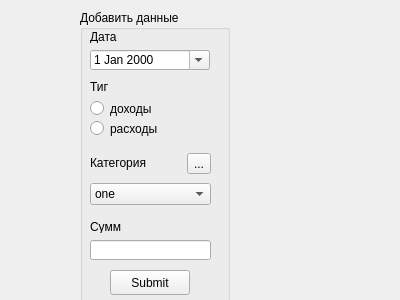
<?xml version="1.0" encoding="UTF-8"?>
<ui version="4.0">
 <class>AddDataForm</class>
 <widget class="QWidget" name="AddDataForm">
  <property name="geometry">
   <rect>
    <x>0</x>
    <y>0</y>
    <width>400</width>
    <height>300</height>
   </rect>
  </property>
  <property name="windowTitle">
   <string>Form</string>
  </property>
  <widget class="QGroupBox" name="groupBox">
   <property name="geometry">
    <rect>
     <x>80</x>
     <y>10</y>
     <width>150</width>
     <height>349</height>
    </rect>
   </property>
   <property name="minimumSize">
    <size>
     <width>150</width>
     <height>0</height>
    </size>
   </property>
   <property name="maximumSize">
    <size>
     <width>150</width>
     <height>16777215</height>
    </size>
   </property>
   <property name="title">
    <string>Добавить данные</string>
   </property>
   <widget class="QLabel" name="dateLabel">
    <property name="geometry">
     <rect>
      <x>10</x>
      <y>20</y>
      <width>120</width>
      <height>13</height>
     </rect>
    </property>
    <property name="sizePolicy">
     <sizepolicy hsizetype="Minimum" vsizetype="Fixed">
      <horstretch>0</horstretch>
      <verstretch>0</verstretch>
     </sizepolicy>
    </property>
    <property name="minimumSize">
     <size>
      <width>120</width>
      <height>0</height>
     </size>
    </property>
    <property name="maximumSize">
     <size>
      <width>120</width>
      <height>16777215</height>
     </size>
    </property>
    <property name="text">
     <string>Дата</string>
    </property>
   </widget>
   <widget class="QDateEdit" name="addDateEditField">
    <property name="geometry">
     <rect>
      <x>10</x>
      <y>40</y>
      <width>120</width>
      <height>20</height>
     </rect>
    </property>
    <property name="sizePolicy">
     <sizepolicy hsizetype="Fixed" vsizetype="Fixed">
      <horstretch>0</horstretch>
      <verstretch>0</verstretch>
     </sizepolicy>
    </property>
    <property name="maximumSize">
     <size>
      <width>120</width>
      <height>16777215</height>
     </size>
    </property>
    <property name="calendarPopup">
     <bool>true</bool>
    </property>
   </widget>
   <widget class="QLabel" name="typeLabel">
    <property name="geometry">
     <rect>
      <x>10</x>
      <y>70</y>
      <width>18</width>
      <height>13</height>
     </rect>
    </property>
    <property name="sizePolicy">
     <sizepolicy hsizetype="Fixed" vsizetype="Fixed">
      <horstretch>0</horstretch>
      <verstretch>0</verstretch>
     </sizepolicy>
    </property>
    <property name="text">
     <string>Тип</string>
    </property>
   </widget>
   <widget class="QRadioButton" name="incomesRadioButton">
    <property name="geometry">
     <rect>
      <x>10</x>
      <y>90</y>
      <width>63</width>
      <height>17</height>
     </rect>
    </property>
    <property name="sizePolicy">
     <sizepolicy hsizetype="Fixed" vsizetype="Fixed">
      <horstretch>0</horstretch>
      <verstretch>0</verstretch>
     </sizepolicy>
    </property>
    <property name="text">
     <string>доходы</string>
    </property>
   </widget>
   <widget class="QRadioButton" name="expensesRadioButton">
    <property name="geometry">
     <rect>
      <x>10</x>
      <y>110</y>
      <width>67</width>
      <height>17</height>
     </rect>
    </property>
    <property name="sizePolicy">
     <sizepolicy hsizetype="Fixed" vsizetype="Fixed">
      <horstretch>0</horstretch>
      <verstretch>0</verstretch>
     </sizepolicy>
    </property>
    <property name="text">
     <string>расходы</string>
    </property>
   </widget>
   <widget class="QLabel" name="sumLabel">
    <property name="geometry">
     <rect>
      <x>10</x>
      <y>210</y>
      <width>31</width>
      <height>13</height>
     </rect>
    </property>
    <property name="sizePolicy">
     <sizepolicy hsizetype="Fixed" vsizetype="Fixed">
      <horstretch>0</horstretch>
      <verstretch>0</verstretch>
     </sizepolicy>
    </property>
    <property name="text">
     <string>Сумма</string>
    </property>
   </widget>
   <widget class="QLineEdit" name="sumEditField">
    <property name="geometry">
     <rect>
      <x>10</x>
      <y>230</y>
      <width>121</width>
      <height>20</height>
     </rect>
    </property>
    <property name="sizePolicy">
     <sizepolicy hsizetype="Fixed" vsizetype="Fixed">
      <horstretch>0</horstretch>
      <verstretch>0</verstretch>
     </sizepolicy>
    </property>
   </widget>
   <widget class="QWidget" name="layoutWidget">
    <property name="geometry">
     <rect>
      <x>10</x>
      <y>140</y>
      <width>121</width>
      <height>58</height>
     </rect>
    </property>
    <layout class="QVBoxLayout" name="verticalLayout">
     <item>
      <layout class="QHBoxLayout" name="horizontalLayout">
       <item>
        <widget class="QLabel" name="categoryLabel">
         <property name="sizePolicy">
          <sizepolicy hsizetype="Minimum" vsizetype="Fixed">
           <horstretch>0</horstretch>
           <verstretch>0</verstretch>
          </sizepolicy>
         </property>
         <property name="text">
          <string>Категория</string>
         </property>
        </widget>
       </item>
       <item>
        <widget class="QToolButton" name="categoryToolButton">
         <property name="text">
          <string>...</string>
         </property>
        </widget>
       </item>
      </layout>
     </item>
     <item>
      <widget class="QComboBox" name="categoryComboBox">
       <property name="sizePolicy">
        <sizepolicy hsizetype="Fixed" vsizetype="Fixed">
         <horstretch>0</horstretch>
         <verstretch>0</verstretch>
        </sizepolicy>
       </property>
       <property name="maximumSize">
        <size>
         <width>150</width>
         <height>16777215</height>
        </size>
       </property>
       <item>
        <property name="text">
         <string>one</string>
        </property>
       </item>
       <item>
        <property name="text">
         <string>two</string>
        </property>
       </item>
       <item>
        <property name="text">
         <string>three</string>
        </property>
       </item>
      </widget>
     </item>
    </layout>
   </widget>
   <widget class="QPushButton" name="pushButton">
    <property name="geometry">
     <rect>
      <x>10</x>
      <y>300</y>
      <width>121</width>
      <height>23</height>
     </rect>
    </property>
    <property name="text">
     <string>Добавить</string>
    </property>
   </widget>
   <widget class="QPushButton" name="pushButton_2">
    <property name="geometry">
     <rect>
      <x>30</x>
      <y>260</y>
      <width>80</width>
      <height>25</height>
     </rect>
    </property>
    <property name="text">
     <string>Submit</string>
    </property>
   </widget>
  </widget>
 </widget>
 <resources/>
 <connections/>
</ui>
